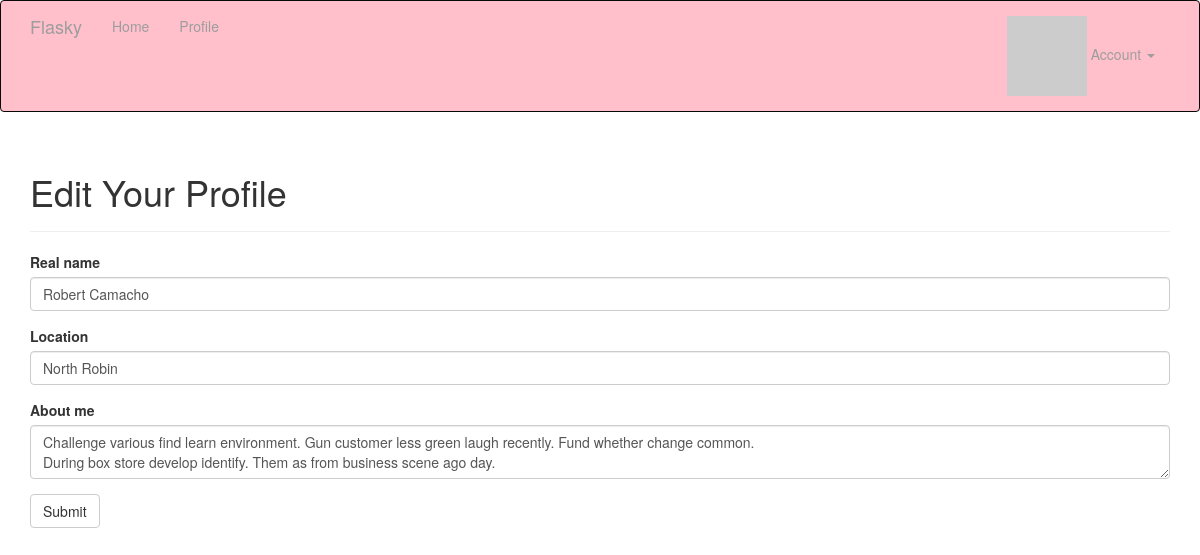
Page /edit-profile (signed in) on the committed database.
### app/models.py (models this page shows, shortened)
class User(UserMixin, db.Model):
    __tablename__ = 'users'
    id = db.Column(db.Integer, primary_key=True)
    email = db.Column(db.String(64), unique=True, index=True)
    username = db.Column(db.String(64), unique=True, index=True)  # index=True表示在该列上创建索引，以提高查询的性能
    role_id = db.Column(db.Integer, db.ForeignKey('roles.id'))  # 定义外键
    password_hash = db.Column(db.String(128))  # 用于存储密码的哈希值
    confirmed = db.Column(db.Boolean, default=False)
    name = db.Column(db.String(64))
    location = db.Column(db.String(64))
    about_me = db.Column(db.Text())
    member_since = db.Column(db.DateTime(), default=datetime.utcnow)
    last_seen = db.Column(db.DateTime(), default=datetime.utcnow)
    avatar_hash = db.Column(db.String(32))  # 使用缓存的MD5散列值生成Gravatar URL
    posts = db.relationship('Post', backref='author', lazy='dynamic')
    comments = db.relationship('Comment', backref='author', lazy='dynamic')
    followed = db.relationship('Follow',
                               foreign_keys=[Follow.follower_id],  # 用于指定外键的字段
                               backref=db.backref('follower', lazy='joined'),  # 用于定义反向引用
                               lazy='dynamic',
                               cascade='all, delete-orphan')  # 删除记录的实体
    followers = db.relationship('Follow',
                                foreign_keys=[Follow.followed_id],
                                backref=db.backref('followed', lazy='joined'),
                                lazy='dynamic',
                                cascade='all, delete-orphan')
    @property  # 定义了一个属性方法password，用于获取密码值
    def password(self):
        raise AttributeError('password is not a readable attribute')
    def can(self, perm):
        return self.role is not None and self.role.has_permission(perm)
    def ping(self):
        self.last_seen = datetime.utcnow()
        db.session.add(self)
        db.session.commit()
    def gravatar(self, size=100, default='identicon', rating='g'):  # rating='g': 头像评级参数
        if request.is_secure:
            url = 'https://secure.gravatar.com/avatar'
        else:
            url = 'http://www.gravatar.com/avatar'
        hash = self.avatar_hash or self.gravatar_hash()
        return '{url}/{hash}?s={size}&d={default}&r={rating}'.format(
            url=url, hash=hash, size=size, default=default, rating=rating)

### app/main/views.py (the view, shortened to what this page needs)
@main.route('/edit-profile', methods=['GET', 'POST'])
@login_required
def edit_profile():
    form = EditProfileForm()
    form.name.data = current_user.name
    form.location.data = current_user.location
    form.about_me.data = current_user.about_me
    return render_template('edit_profile.html', form=form)

### app/main/forms.py
class EditProfileForm(FlaskForm):
    name = StringField('Real name', validators=[Length(0, 64)])
    location = StringField('Location', validators=[Length(0, 64)])
    about_me = TextAreaField('About me')
    submit = SubmitField('Submit')

### app/auth/views.py (called while the page is built)
@auth.before_app_request
def before_request():
    if current_user.is_authenticated:
            current_user.ping()
            if not current_user.confirmed \
                    and request.endpoint \
                    and request.blueprint != 'auth' \
                    and request.endpoint != 'static':
                return redirect(url_for('auth.unconfirmed'))

### app/main/__init__.py (called while the page is built)
@main.app_context_processor
def inject_permissions():
    return dict(Permission=Permission)

### app/main/views.py (called while the page is built)
@main.after_app_request
def after_request(response):
    for query in get_debug_queries():
        if query.duration >= current_app.config['FLASKY_SLOW_DB_QUERY_TIME']:
            current_app.logger.warning(
                'Slow query: %s\nParameters: %ss\nDuration: %fs\nContext: %s\n' %
                    (query.statement, query.parameters, query.duration, query.context))
    return response

### app/models.py (called while the page is built)
@login_manager.user_loader
def load_user(user_id):
    return User.query.get(int(user_id))

    def has_permission(self, perm):
        return self.permissions & perm == perm

### app/templates/edit_profile.html (shortened to what this page needs)
{% extends "base.html" %}
{% import "bootstrap/wtf.html" as wtf %}
{% block page_content %}
<div class="page-header">
    <h1>Edit Your Profile</h1>
</div>
{{ wtf.quick_form(form)}}
{% endblock %}

### rows in the picture
User: name "Robert Camacho", location "North Robin", about_me "Challenge various find learn environment. Gun customer less green laugh recently. Fund whether change common. During box store develop identify. Them as from business scene ago day."
